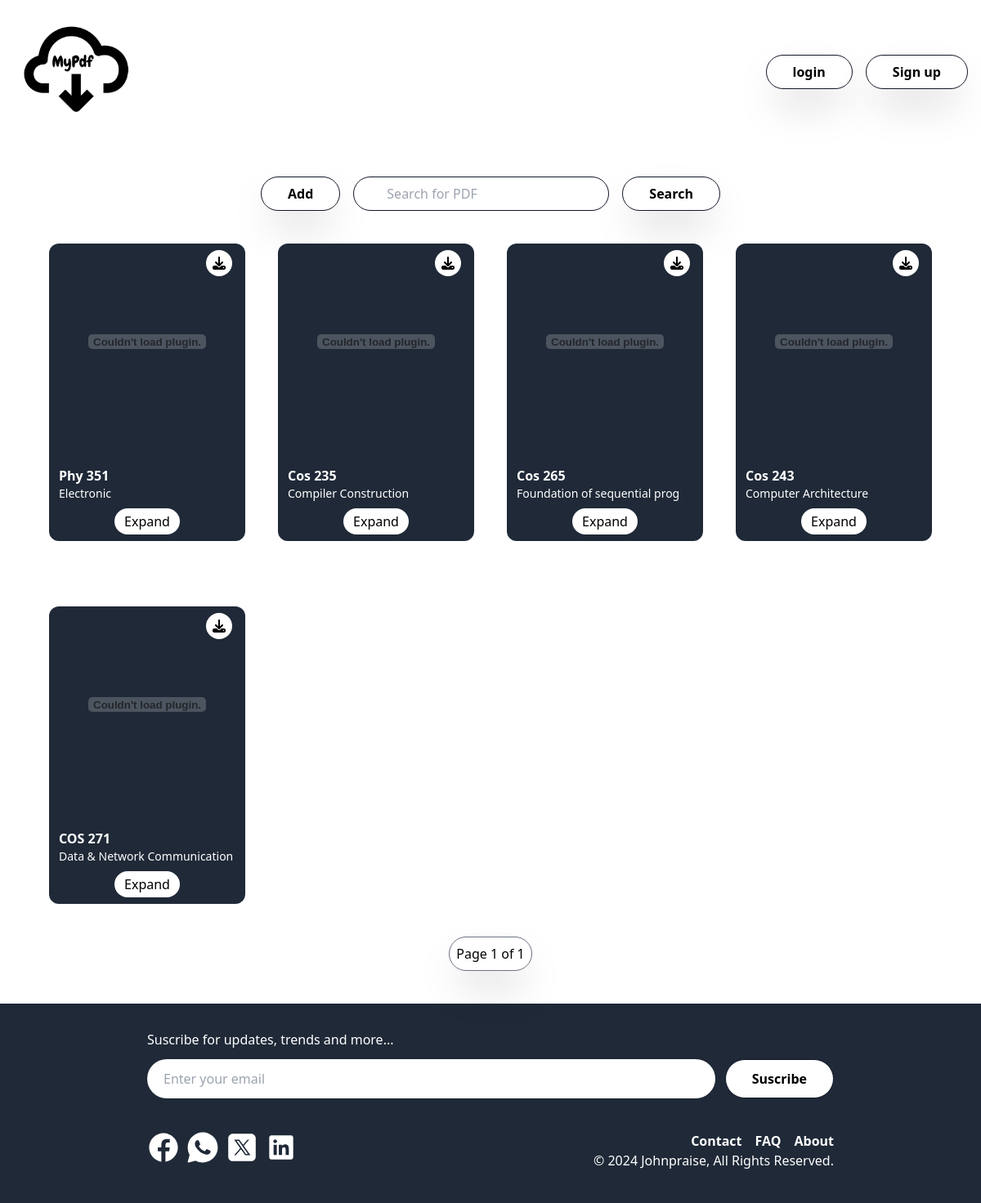
The page / on the database its author committed.
### pdf_app/models.py (models this page shows, shortened)
class Pdf(models.Model):
    coursename = models.CharField(max_length=30)
    coursecode = models.CharField(max_length=8, null=True, blank=True)
    upload = models.FileField(upload_to="uploads/%Y/%m/%d/")
    description = models.TextField(null=True, blank=True)
    institution = models.CharField(max_length=100, null=True, blank=True)
    owner = models.ForeignKey(User, on_delete=models.CASCADE)
    created_at = models.DateTimeField(auto_now_add=True)
    class Meta:
        ordering = ['-created_at']

### pdf_app/views.py (the view)
# urls.py: path('', index, name='index'),
def index(request):
    pdfs = Pdf.objects.all()
    query = request.GET.get('query', '')
    if query:
        pdfs = Pdf.objects.filter(
            Q(coursename__icontains=query) |
            Q(coursecode__icontains=query) |
            Q(description__icontains=query) |
            Q(institution__icontains=query)
        )
    else:
        pdfs = Pdf.objects.all()  # No search query, return all
    paginator = Paginator(pdfs, 8)
    page_number = request.GET.get('page')
    try:
        page_obj = paginator.get_page(page_number)
    except PageNotAnInteger:
        page_obj = paginator.page(1)
    except EmptyPage:
        page_obj = paginator.page(paginator.num_pages)
    return render(request, 'index.html', {
        'pdfs': pdfs,
        'query': query,
        'page_obj': page_obj
    })

### pdf_app/templates/index.html (shortened to what this page needs)
{% extends 'base.html' %}
{% load static %}
{% block content %}
    <div class="flex flex-col items-center">
        <div class="flex justify-center gap-2 mb-10">
            <form action="." method="get" class="flex flex-row gap-2 lg:gap-4 items-center">
                <a href="{% url 'new' %}" class="hover:bg-gray-800 border border-gray-900 hover:text-white py-2 md:px-6 px-4 lg:px-8 rounded-full font-semibold bg-white text-black shadow-2xl transition ease-in duration-100 cursor-pointer">
                    Add
                </a>
                <input name="query" class=" py-2 px-3 md:px-8 lg:px-10 border border-gray-900 rounded-full" type="text" value="{{ query }}" placeholder="Search for PDF">
                <button class="hover:bg-gray-800 hover:text-white border border-gray-900 py-2 px-4 md:px-6 lg:px-8 rounded-full font-semibold bg-white text-black shadow-2xl transition ease-in duration-100 cursor-pointer">
                    Search
                </button>
            </form>
        </div>
        <div class="grid md:grid-cols-2 md:gap-20 lg:gap-10 lg:grid-cols-4">
            {% for pdf in page_obj %}
                    <div class="w-60 mb-10 rounded-xl bg-gray-800">
                        <div class="relative overflow-hidden">
                            <embed class="rounded-t-xl w-full h-60 overflow-hidden object-cover" src="{{ pdf.upload.url }}" type="application/pdf">
                            <div class=" bg-white font-bold rounded-full p-2 absolute top-0 mt-2 ml-48 cursor-pointer hover:bg-gray-800">
                                <a href="{{ pdf.upload.url }}" download="{{pdf.upload.url}}">
                                </a>
                            </div>
                        </div>
                        <div class="py-8 text-white">
                            <p class="mx-3 font-semibold">{{pdf.coursecode}}</p>
                            <p class="mx-3 text-sm overflow-ellipsis">{{pdf.coursename}}</p>
                            <div class="relative flex justify-center mt-2 mb-2">
                                <a href="{% url 'detail' pdf.id %}" class="absolute bg-white text-black rounded-full py-1 px-3 hover:scale-125">Expand</a>
                            </div>
                        </div>
                    </div>
            {% endfor %}
        </div>
        {% include "pagination.html" with page=page_obj %}
    </div>
{% endblock%}

### pdf_app/templates/base.html (shortened to what this page needs)
{% load static %}
<!DOCTYPE html>
<html lang="en">
<head>
    <script src="https://cdn.tailwindcss.com"></script>
</head>
<body class="bg-white">
    <nav class="grid grid-cols-3 md:grid-cols-2 items-center md:flex md:justify-between px-4 py-2">
        <div class="col-span-1 md:flex-shrink-0">
            <a href="/">
                <img src="{% static 'images/logo.png' %}" class="" width="160px" height="160px" alt="Logo">
            </a>
        </div>
        <div class="col-span-2 md:col-span-1 flex justify-start md:justify-end gap-2 md:gap-4">
            {% if request.user.is_authenticated %}
                <a href="{% url 'pdf-list' %}" class="hover:bg-gray-800 hover:text-white border border-gray-900 py-2 px-8 rounded-full font-semibold bg-white text-black shadow-2xl transition ease-in duration-100 cursor-pointer">Files</a>
                <a href="{% url 'logout' %}" class="hover:bg-gray-800 hover:text-white border border-gray-900 py-2 px-8 rounded-full font-semibold bg-white text-black shadow-2xl transition ease-in duration-100 cursor-pointer">logout</a>
            {% else %}
                <a href="{% url 'login' %}" class="hover:bg-gray-800 hover:text-white border border-gray-900 py-2 px-8 rounded-full font-semibold bg-white text-black shadow-2xl transition ease-in duration-100 cursor-pointer">login</a>
                <a href="{% url 'signup' %}" class="hover:bg-gray-800 hover:text-white border border-gray-900 py-2 px-8 rounded-full font-semibold bg-white text-black shadow-2xl transition ease-in duration-100 cursor-pointer">Sign up</a>
            {% endif %}
        </div>
    </nav>
    <div class="px-4 py-10">
        {% block content %}
        {% endblock %}
    </div>
    <footer class="bg-gray-800 lg:px-40 py-8">
       <div class="md:grid md:grid-flow-row px-5">
            <div class="">
                <p class="text-white pb-3">Suscribe for updates, trends and more...</p>
                <form action="{% url 'subscribe' %}" method="post" class="flex flex-col sm:flex-row gap-3">
                    <input class="md:w-full py-2 md:py-3 px-5 rounded-full" type="text" placeholder="Enter your email" required>
                    <input class=" md:hover:scale-105 border border-gray-900 py-2 px-8 rounded-full font-semibold bg-white text-black transition ease-in duration-100 cursor-pointer" type="submit" value="Suscribe">
                </form>
            </div>
            <div class="flex flex-col md:flex-row md:justify-between pt-10">
                <div class="flex justify-center md:justify-end space-x-2 mb-4">
                    <a href="#" class="transform hover:scale-125 transition duration-200">
                    </a>
                    <a href="#" class="transform hover:scale-125 transition duration-200">
                    </a>
                    <a href="#" class="transform hover:scale-125 transition duration-200">
                    </a>
                    <a href="#" class="transform hover:scale-125 transition duration-200">
                    </a>
                </div>
                <div class="">
                    <ul class="flex gap-4 justify-center md:justify-end font-semibold text-white">
                        <li><a href="#" class="hover:underline">Contact</a></li>
                        <li><a href="#" class="hover:underline">FAQ</a></li>
                        <li><a href="#" class="hover:underline">About</a></li>
                    </ul>
                    <span class="block text-white text-center font-normal">&copy; 2024 Johnpraise, All Rights Reserved.</span>
                </div>
            </div>
       </div>
    </footer>
</body>
</html>

### pdf_app/templates/pagination.html (shortened to what this page needs)
<script src="https://cdn.tailwindcss.com"></script>
<div class="">
    <span class="flex flex-row justify-evenly">
        <span class="border border-gray-500 px-2 py-2 rounded-full shadow-2xl hover:bg-gray-800 hover:text-white">
            Page {{ page_obj.number }} of {{ page_obj.paginator.num_pages }}
        </span>
    </span>
</div>

### rows shown on the page
Pdf: coursecode "Phy 351", coursename "Electronic"
Pdf: coursecode "Cos 235", coursename "Compiler Construction"
Pdf: coursecode "Cos 265", coursename "Foundation of sequential prog"
Pdf: coursecode "Cos 243", coursename "Computer Architecture"
Pdf: coursecode "COS 271", coursename "Data & Network Communication"

### other values the page prints
{{ page_obj.number }} "1"
{{ page_obj.paginator.num_pages }} "1"
